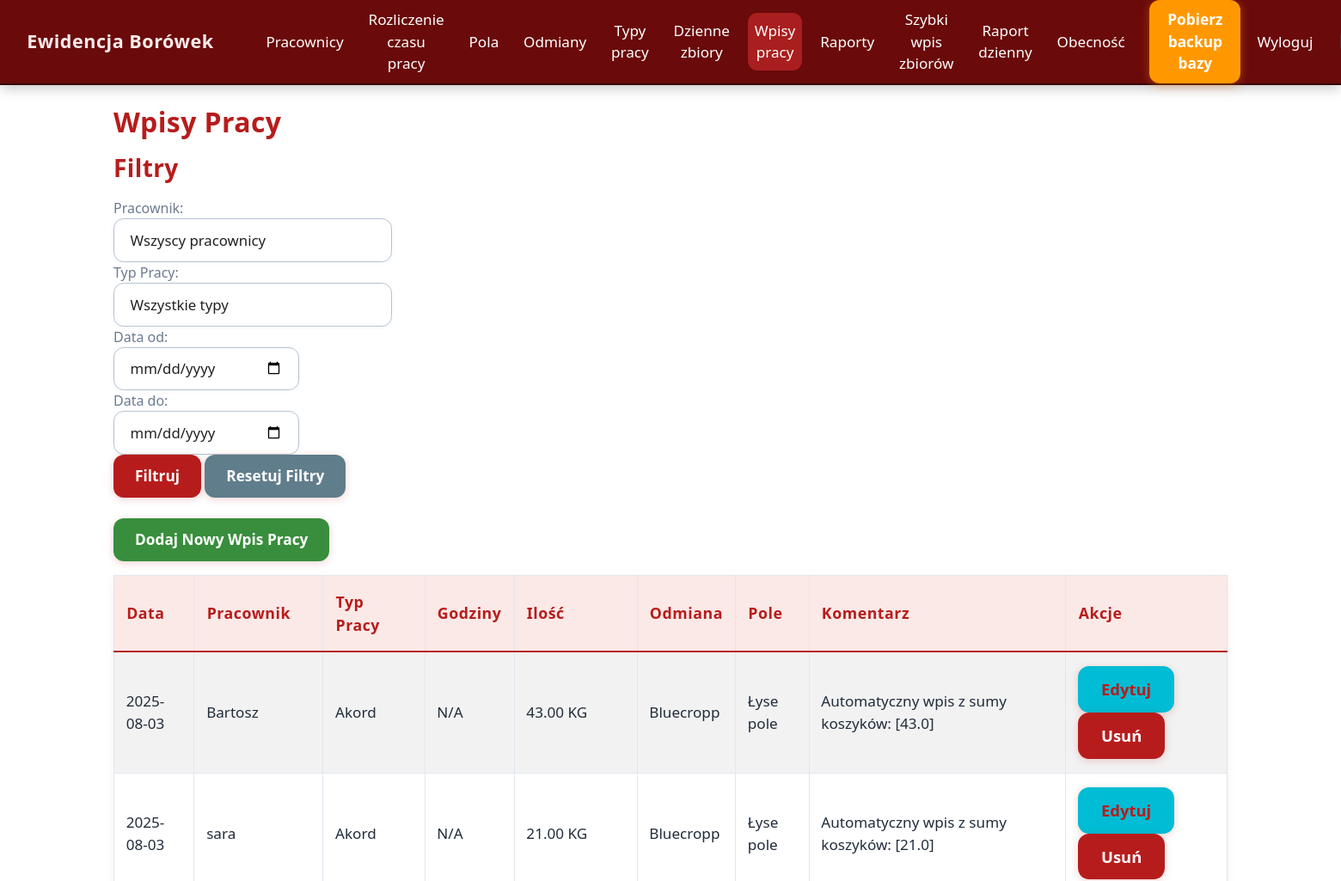
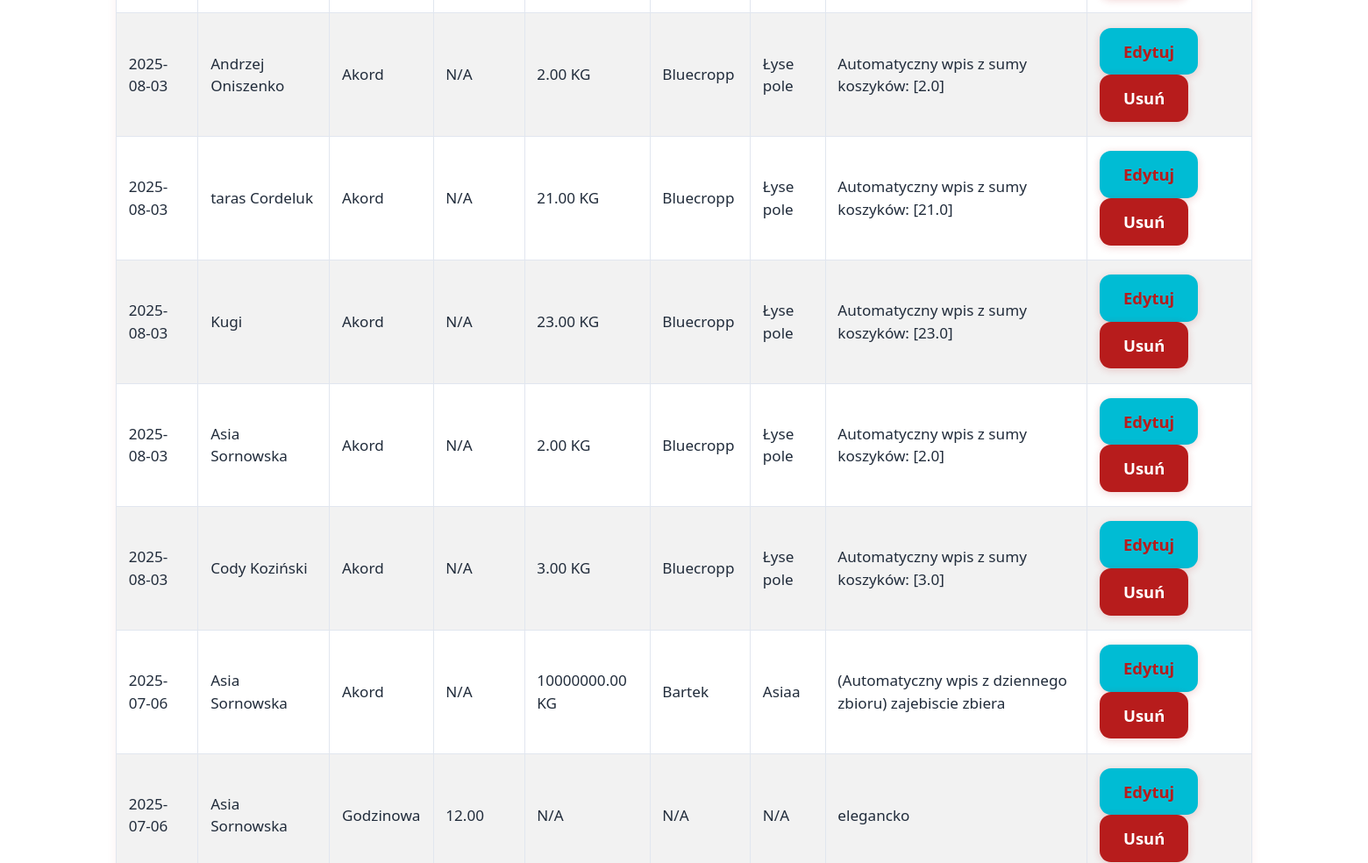
Before: /entries (signed in, upper part) with the older database file (2 pictures, top to bottom).
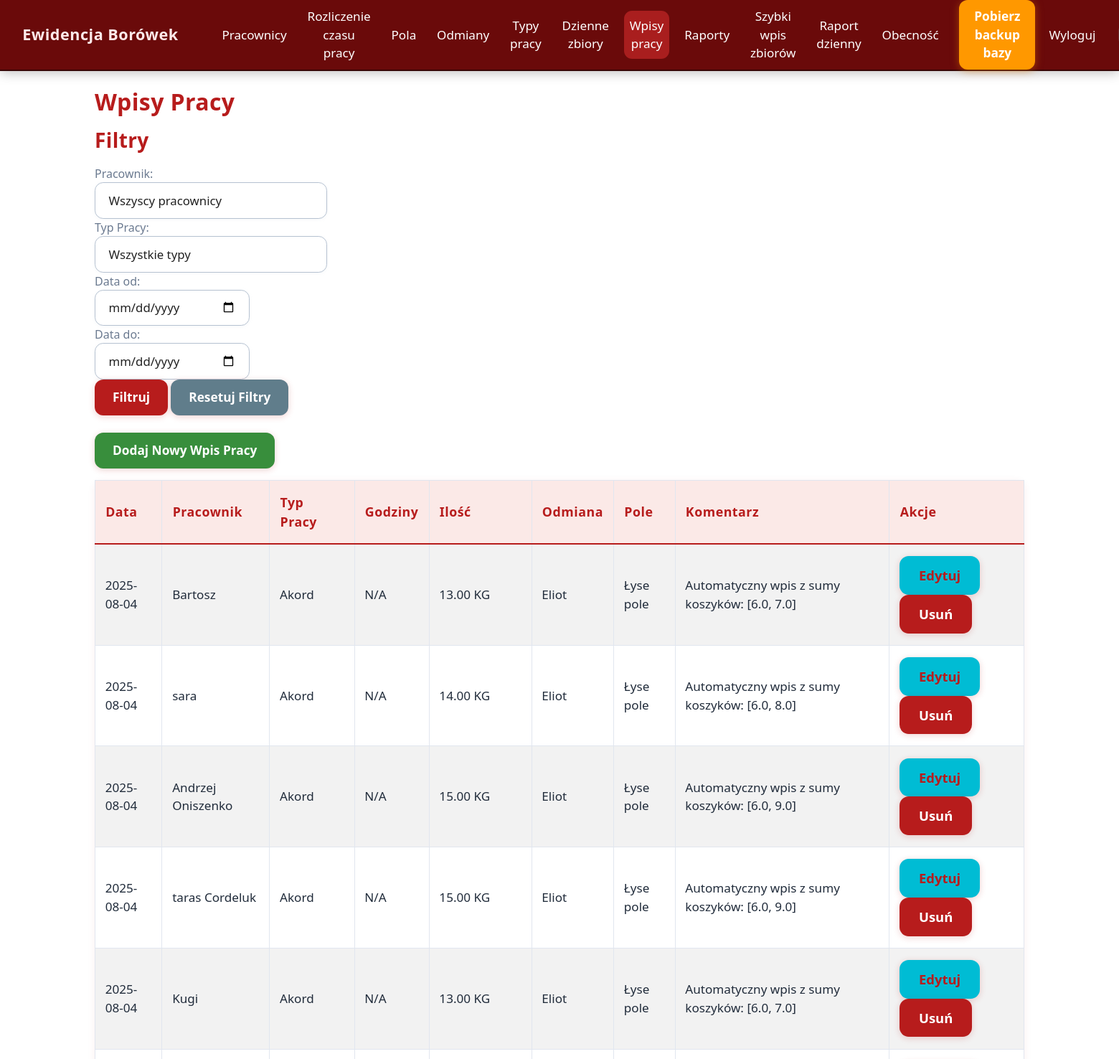
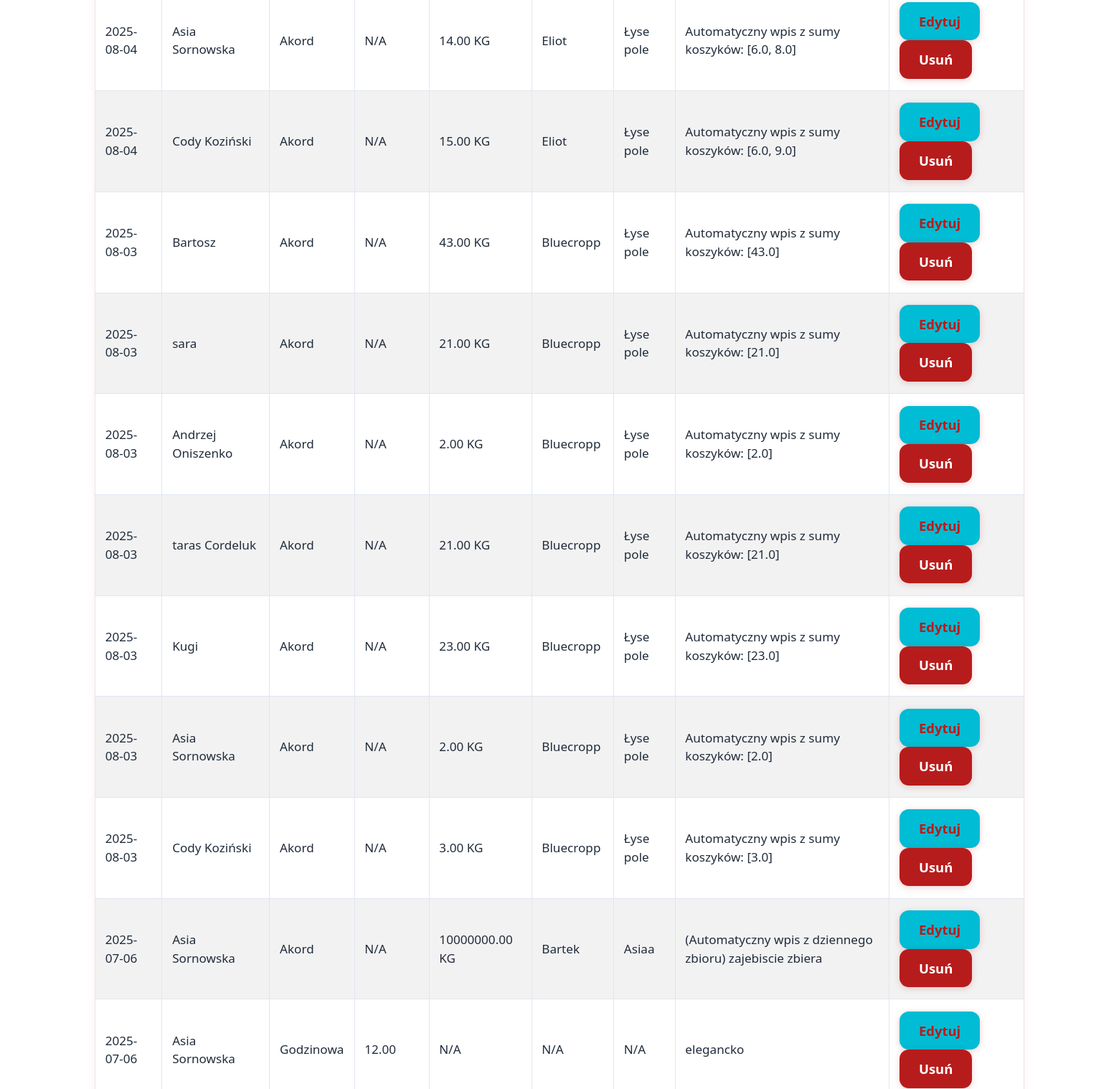
After: the same page with the newer database file (2 pictures, top to bottom).
### models.py (models this page shows)
class Entry(db.Model):
    id = db.Column(db.Integer, primary_key=True)
    date = db.Column(db.Date, nullable=False, default=datetime.utcnow)
    employee_id = db.Column(db.Integer, db.ForeignKey('employee.id'), nullable=False)
    work_type_id = db.Column(db.Integer, db.ForeignKey('work_type.id'), nullable=False)
    hours = db.Column(db.Float, nullable=True, default=0.0)
    quantity = db.Column(db.Float, nullable=True, default=0.0)
    piece_rate = db.Column(db.Float, nullable=True)   # <--- DODAJ TO
    variety_id = db.Column(db.Integer, db.ForeignKey('berry_variety.id'), nullable=True)
    field_id = db.Column(db.Integer, db.ForeignKey('field.id'), nullable=True)
    comment = db.Column(db.Text, nullable=True)
    work_type = db.relationship('WorkType')
    variety = db.relationship('BerryVariety')
    field = db.relationship('Field')

class Employee(db.Model):
    id = db.Column(db.Integer, primary_key=True)
    external_id = db.Column(db.String(30), unique=True)
    name = db.Column(db.String(100), nullable=False)
    external_id = db.Column(db.String(50))
    hourly_rate = db.Column(db.Float, nullable=False, default=0.0)
    piece_rate = db.Column(db.Float, nullable=False, default=0.0)
    is_active = db.Column(db.Boolean, default=True)
    entries = db.relationship('Entry', backref='employee', lazy=True, cascade="all, delete-orphan")
    harvests = db.relationship('DailyHarvest', backref='employee', lazy=True, cascade="all, delete-orphan")
    team = db.Column(db.String(64), nullable=True)

class WorkType(db.Model):
    id = db.Column(db.Integer, primary_key=True)
    name = db.Column(db.String(100), nullable=False)
    is_piece_rate = db.Column(db.Boolean, default=False)
    unit = db.Column(db.String(20), nullable=True)

class BerryVariety(db.Model):
    id = db.Column(db.Integer, primary_key=True)
    name = db.Column(db.String(100), nullable=False)
    piece_rate_modifier = db.Column(db.Float, nullable=False, default=1.0)

class Field(db.Model):
    id = db.Column(db.Integer, primary_key=True)
    name = db.Column(db.String(100), nullable=False)

### app.py (the view)
@app.route('/entries')
@login_required
def entries():
    employees = Employee.query.all()
    work_types = WorkType.query.all()
    selected_employee = request.args.get('employee_filter', type=int)
    selected_work_type = request.args.get('work_type_filter', type=int)
    start_date_filter = request.args.get('start_date_filter')
    end_date_filter = request.args.get('end_date_filter')
    query = Entry.query
    if selected_employee:
        query = query.filter_by(employee_id=selected_employee)
    if selected_work_type:
        query = query.filter_by(work_type_id=selected_work_type)
    if start_date_filter:
        query = query.filter(Entry.date >= start_date_filter)
    if end_date_filter:
        query = query.filter(Entry.date <= end_date_filter)
    entries = query.order_by(Entry.date.desc()).all()
    for entry in entries:
        entry.employee_obj = entry.employee
        entry.work_type_obj = entry.work_type
        entry.variety_obj = entry.variety if entry.variety else None
        entry.field_obj = entry.field if entry.field else None
    return render_template(
        'entries.html',
        entries=entries,
        employees=employees,
        work_types=work_types,
        selected_employee=selected_employee,
        selected_work_type=selected_work_type,
        start_date_filter=start_date_filter,
        end_date_filter=end_date_filter
    )

### app.py (called while the page is built)
@app.context_processor
def inject_now():
    return {'current_year': datetime.now().year}

@app.context_processor
def inject_now():
    return {'current_year': datetime.now().year}

@login_manager.user_loader
def load_user(user_id):
    return User.query.get(int(user_id))

### templates/entries.html (shortened to what this page needs)
{% extends "base.html" %}
{% block content %}
<h2>Wpisy Pracy</h2>
<h3>Filtry</h3>
<form method="GET" action="{{ url_for('entries') }}" class="mb-4">
    <div class="form-row">
        <div class="form-group col-md-3">
            <label for="employee_filter">Pracownik:</label>
            <select name="employee_filter" id="employee_filter" class="form-control">
                <option value="">Wszyscy pracownicy</option>
            </select>
        </div>
        <div class="form-group col-md-3">
            <label for="work_type_filter">Typ Pracy:</label>
            <select name="work_type_filter" id="work_type_filter" class="form-control">
                <option value="">Wszystkie typy</option>
            </select>
        </div>
        <div class="form-group col-md-2">
            <label for="start_date_filter">Data od:</label>
            <input type="date" name="start_date_filter" id="start_date_filter" class="form-control" value="{{ start_date_filter }}">
        </div>
        <div class="form-group col-md-2">
            <label for="end_date_filter">Data do:</label>
            <input type="date" name="end_date_filter" id="end_date_filter" class="form-control" value="{{ end_date_filter }}">
        </div>
    </div>
    <button type="submit" class="btn btn-primary">Filtruj</button>
    <a href="{{ url_for('entries') }}" class="btn btn-secondary">Resetuj Filtry</a>
</form>
<a href="{{ url_for('add_entry') }}" class="btn btn-success mb-3">Dodaj Nowy Wpis Pracy</a>
{% if entries %}
    <table class="table table-striped table-bordered">
        <thead class="thead-dark">
            <tr>
                <th>Data</th>
                <th>Pracownik</th>
                <th>Typ Pracy</th>
                <th>Godziny</th>
                <th>Ilość</th>
                <th>Odmiana</th>
                <th>Pole</th>
                <th>Komentarz</th>
                <th>Akcje</th>
            </tr>
        </thead>
        <tbody>
            {% for entry in entries %}
            <tr>
                <td>{{ entry.date.strftime('%Y-%m-%d') }}</td>
                <td>{{ entry.employee_obj.name if entry.employee_obj else "Brak" }}</td>
                <td>{{ entry.work_type_obj.name if entry.work_type_obj else "Brak" }}</td>
                <td>{{ "%.2f" | format(entry.hours) if entry.hours and entry.hours > 0 else "N/A" }}</td>
                <td>{% if entry.quantity and entry.quantity > 0 %}{{ "%.2f" | format(entry.quantity) }}{% if entry.work_type_obj and entry.work_type_obj.unit %} {{ entry.work_type_obj.unit }}{% endif %}{% else %}N/A{% endif %}</td>
                <td>{{ entry.variety_obj.name if entry.variety_obj else "N/A" }}</td>
                <td>{{ entry.field_obj.name if entry.field_obj else "N/A" }}</td>
                <td>{{ entry.comment }}</td>
                <td>
                    <a href="{{ url_for('edit_entry', entry_id=entry.id) }}" class="btn btn-sm btn-info">Edytuj</a>
                    <form action="{{ url_for('delete_entry', entry_id=entry.id) }}" method="POST" style="display:inline;" onsubmit="return confirm('Czy na pewno chcesz usunąć ten wpis?');">
                        <button type="submit" class="btn btn-sm btn-danger">Usuń</button>
                    </form>
                </td>
            </tr>
            {% endfor %}
        </tbody>
    </table>
{% else %}
    <p>Brak wpisów pracy do wyświetlenia.</p>
{% endif %}
{% endblock %}

Changed rows visible on the page:
added Entry: date "2025-08-04", employee_obj "Bartosz", work_type_obj "Akord", hours "N/A", quantity "13.00", work_type_obj.unit "KG", variety_obj "Eliot", field_obj "Łyse pole", comment "Automatyczny wpis z sumy koszyków: [6.0, 7.0]"
added Entry: date "2025-08-04", employee_obj "sara", work_type_obj "Akord", hours "N/A", quantity "14.00", work_type_obj.unit "KG", variety_obj "Eliot", field_obj "Łyse pole", comment "Automatyczny wpis z sumy koszyków: [6.0, 8.0]"
added Entry: date "2025-08-04", employee_obj "Andrzej Oniszenko", work_type_obj "Akord", hours "N/A", quantity "15.00", work_type_obj.unit "KG", variety_obj "Eliot", field_obj "Łyse pole", comment "Automatyczny wpis z sumy koszyków: [6.0, 9.0]"
added Entry: date "2025-08-04", employee_obj "taras Cordeluk", work_type_obj "Akord", hours "N/A", quantity "15.00", work_type_obj.unit "KG", variety_obj "Eliot", field_obj "Łyse pole", comment "Automatyczny wpis z sumy koszyków: [6.0, 9.0]"
added Entry: date "2025-08-04", employee_obj "Kugi", work_type_obj "Akord", hours "N/A", quantity "13.00", work_type_obj.unit "KG", variety_obj "Eliot", field_obj "Łyse pole", comment "Automatyczny wpis z sumy koszyków: [6.0, 7.0]"
added Entry: date "2025-08-04", employee_obj "Asia Sornowska", work_type_obj "Akord", hours "N/A", quantity "14.00", work_type_obj.unit "KG", variety_obj "Eliot", field_obj "Łyse pole", comment "Automatyczny wpis z sumy koszyków: [6.0, 8.0]"
added Entry: date "2025-08-04", employee_obj "Cody Koziński", work_type_obj "Akord", hours "N/A", quantity "15.00", work_type_obj.unit "KG", variety_obj "Eliot", field_obj "Łyse pole", comment "Automatyczny wpis z sumy koszyków: [6.0, 9.0]"
